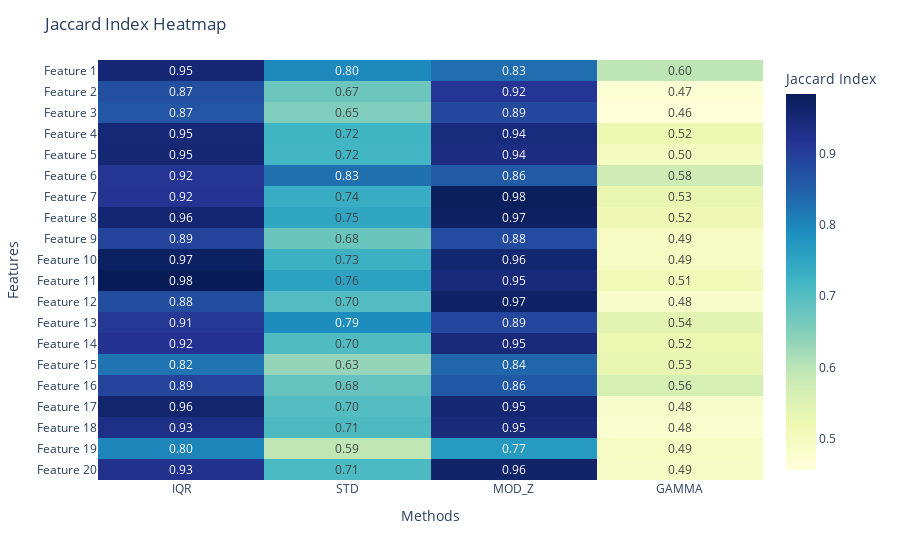

The cell this chart's notebook holds for it:
### Code cell
df_jaccard = final_df_result.iloc[:, -8:-4]

fig = px.imshow(df_jaccard, 
                text_auto=".2f",  
                color_continuous_scale="YlGnBu", 
                labels=dict(color="Jaccard Index")) 

fig.update_layout(
    title="Jaccard Index Heatmap",
    xaxis_title="Methods",
    yaxis_title="Features",
    yaxis=dict(tickmode='array', tickvals=list(range(len(df_jaccard))), ticktext=[f'Feature {i+1}' for i in range(len(df_jaccard))])
)


fig.show()

### Figure 1 — Plotly figure (JSON) as saved in the notebook; plotly's stock layout.template omitted (floating-point values rounded to 4 significant figures)
{"data": [{"coloraxis": "coloraxis", "hovertemplate": "x: %{x}<br>y: %{y}<br>Jaccard Index: %{z}<extra></extra>", "name": "0", "texttemplate": "%{z:.2f}", "type": "heatmap", "x": ["IQR", "STD", "MOD_Z", "GAMMA"], "xaxis": "x", "y": [0, 1, 2, 3, 4, 5, 6, 7, 8, 9, 10, 11, 12, 13, 14, 15, 16, 17, 18, 19], "yaxis": "y", "z": [[0.952, 0.7967, 0.8317, 0.5973], [0.8748, 0.6735, 0.916, 0.4661], [0.865, 0.6536, 0.8866, 0.4565], [0.9504, 0.7211, 0.9446, 0.5229], [0.9528, 0.7187, 0.937, 0.4959], [0.9162, 0.8288, 0.8576, 0.5755], [0.9188, 0.7366, 0.9789, 0.5318], [0.9565, 0.7487, 0.9721, 0.5179], [0.8919, 0.6767, 0.8824, 0.4944], [0.9735, 0.7294, 0.9576, 0.4944], [0.9836, 0.7572, 0.9458, 0.5119], [0.8774, 0.7023, 0.9684, 0.4816], [0.9113, 0.7908, 0.8877, 0.5402], [0.9211, 0.7041, 0.9457, 0.5235], [0.8233, 0.6348, 0.8428, 0.5312], [0.8939, 0.6826, 0.8594, 0.5618], [0.9601, 0.7, 0.9541, 0.4819], [0.9327, 0.7075, 0.9457, 0.4758], [0.8015, 0.5942, 0.7701, 0.493], [0.9264, 0.7092, 0.9634, 0.4901]]}], "layout": {"coloraxis": {"colorbar": {"title": {"text": "Jaccard Index"}}, "colorscale": [[0, "rgb(255,255,217)"], [0.125, "rgb(237,248,177)"], [0.25, "rgb(199,233,180)"], [0.375, "rgb(127,205,187)"], [0.5, "rgb(65,182,196)"], [0.625, "rgb(29,145,192)"], [0.75, "rgb(34,94,168)"], [0.875, "rgb(37,52,148)"], [1, "rgb(8,29,88)"]]}, "margin": {"t": 60}, "title": {"text": "Jaccard Index Heatmap"}, "xaxis": {"anchor": "y", "constrain": "domain", "domain": [0, 1], "scaleanchor": "y", "title": {"text": "Methods"}}, "yaxis": {"anchor": "x", "autorange": "reversed", "constrain": "domain", "domain": [0, 1], "tickmode": "array", "ticktext": ["Feature 1", "Feature 2", "Feature 3", "Feature 4", "Feature 5", "Feature 6", "Feature 7", "Feature 8", "Feature 9", "Feature 10", "Feature 11", "Feature 12", "Feature 13", "Feature 14", "Feature 15", "Feature 16", "Feature 17", "Feature 18", "Feature 19", "Feature 20"], "tickvals": [0, 1, 2, 3, 4, 5, 6, 7, 8, 9, 10, 11, 12, 13, 14, 15, 16, 17, 18, 19], "title": {"text": "Features"}}}}
